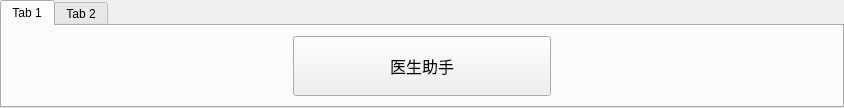
<?xml version="1.0" encoding="UTF-8"?>
<ui version="4.0">
 <class>JNDIConnectorWidget</class>
 <widget class="qMRMLWidget" name="JNDIConnectorWidget">
  <property name="geometry">
   <rect>
    <x>0</x>
    <y>0</y>
    <width>844</width>
    <height>97</height>
   </rect>
  </property>
  <property name="styleSheet">
   <string notr="true"/>
  </property>
  <layout class="QHBoxLayout" name="horizontalLayout">
   <property name="leftMargin">
    <number>0</number>
   </property>
   <property name="topMargin">
    <number>0</number>
   </property>
   <property name="rightMargin">
    <number>0</number>
   </property>
   <property name="bottomMargin">
    <number>0</number>
   </property>
   <item>
    <widget class="QTabWidget" name="tabWidget">
     <widget class="QWidget" name="tab">
      <attribute name="title">
       <string>Tab 1</string>
      </attribute>
      <layout class="QHBoxLayout" name="horizontalLayout_2" stretch="1,1,1">
       <property name="leftMargin">
        <number>0</number>
       </property>
       <property name="topMargin">
        <number>0</number>
       </property>
       <property name="rightMargin">
        <number>0</number>
       </property>
       <property name="bottomMargin">
        <number>0</number>
       </property>
       <item>
        <widget class="QWidget" name="widget" native="true"/>
       </item>
       <item>
        <widget class="QWidget" name="widget_3" native="true">
         <layout class="QHBoxLayout" name="horizontalLayout_3">
          <item>
           <widget class="QPushButton" name="pushButton">
            <property name="minimumSize">
             <size>
              <width>0</width>
              <height>60</height>
             </size>
            </property>
            <property name="font">
             <font>
              <pointsize>12</pointsize>
             </font>
            </property>
            <property name="text">
             <string>医生助手</string>
            </property>
           </widget>
          </item>
         </layout>
        </widget>
       </item>
       <item>
        <widget class="QWidget" name="widget_2" native="true"/>
       </item>
      </layout>
     </widget>
     <widget class="QWidget" name="tab_2">
      <attribute name="title">
       <string>Tab 2</string>
      </attribute>
     </widget>
    </widget>
   </item>
  </layout>
 </widget>
 <customwidgets>
  <customwidget>
   <class>qMRMLWidget</class>
   <extends>QWidget</extends>
   <header>qMRMLWidget.h</header>
   <container>1</container>
  </customwidget>
 </customwidgets>
 <resources/>
 <connections/>
</ui>
